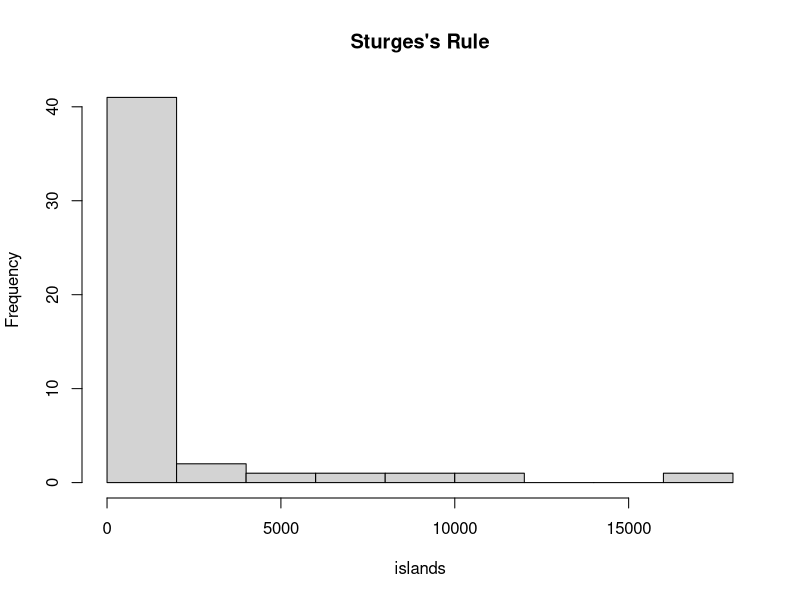
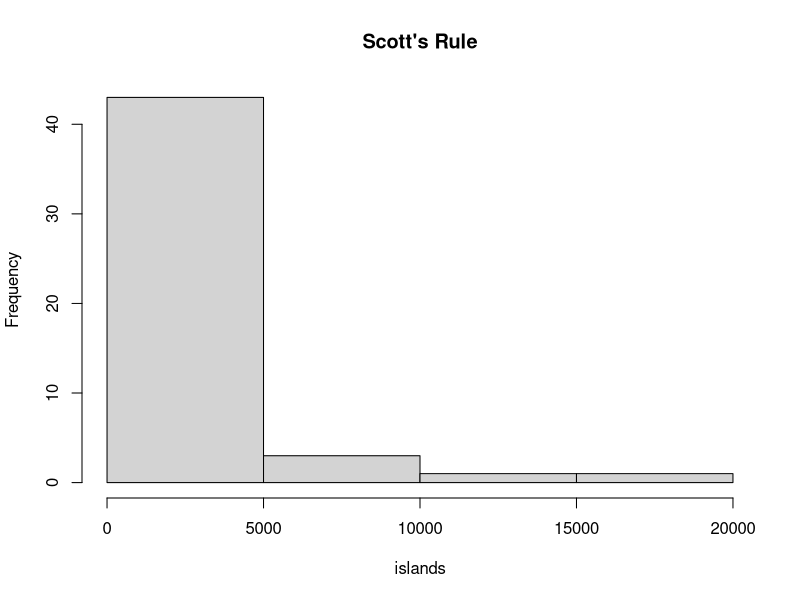
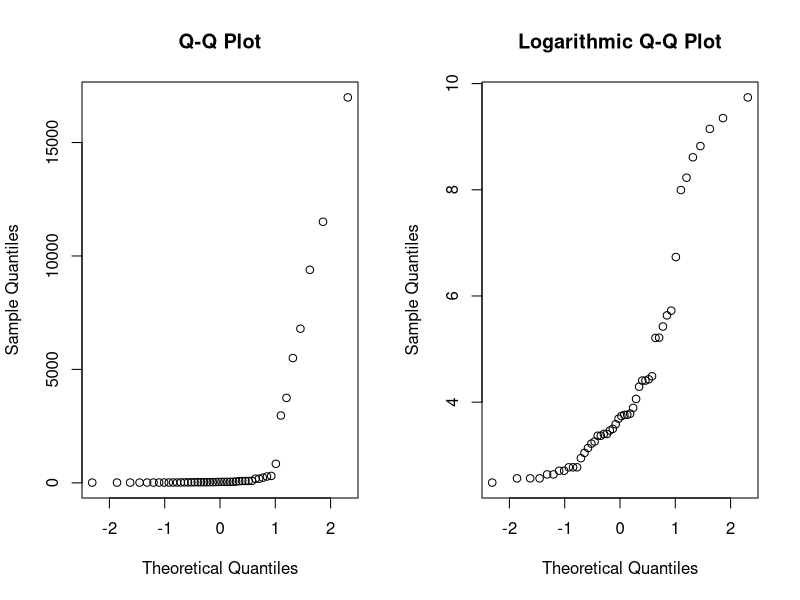
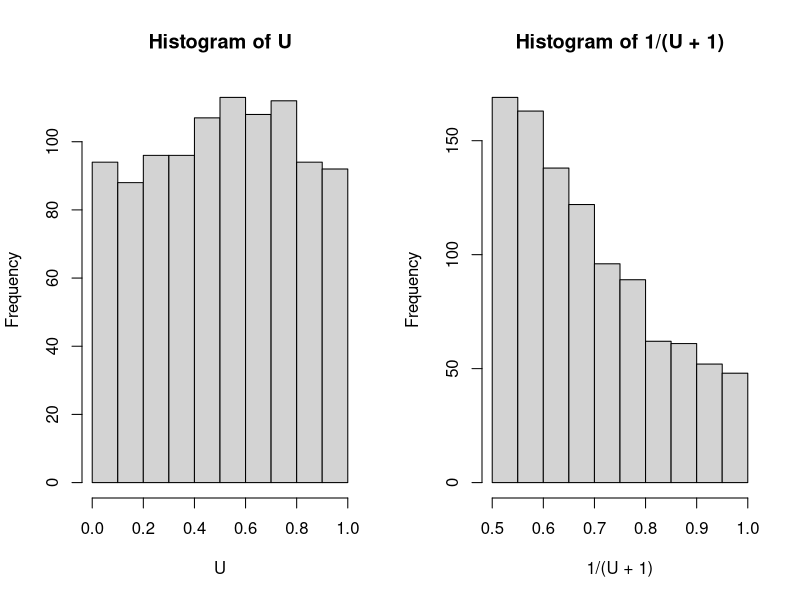
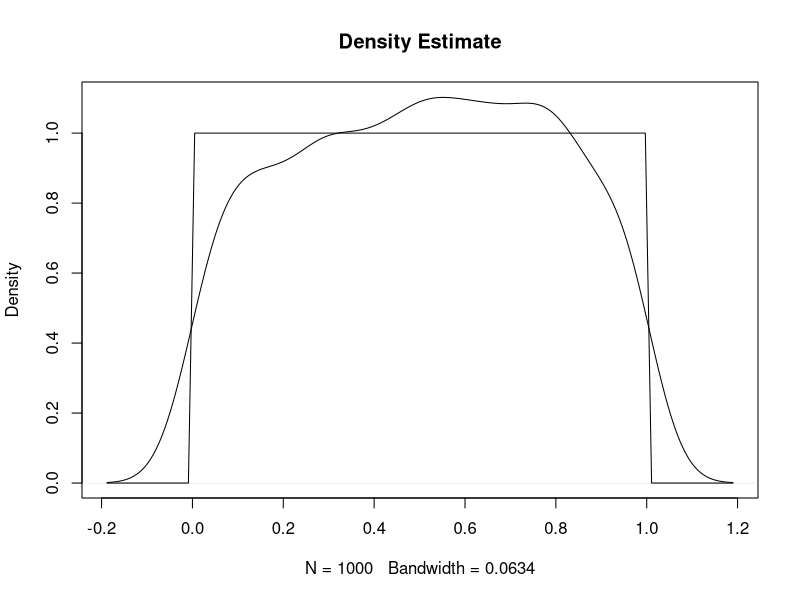
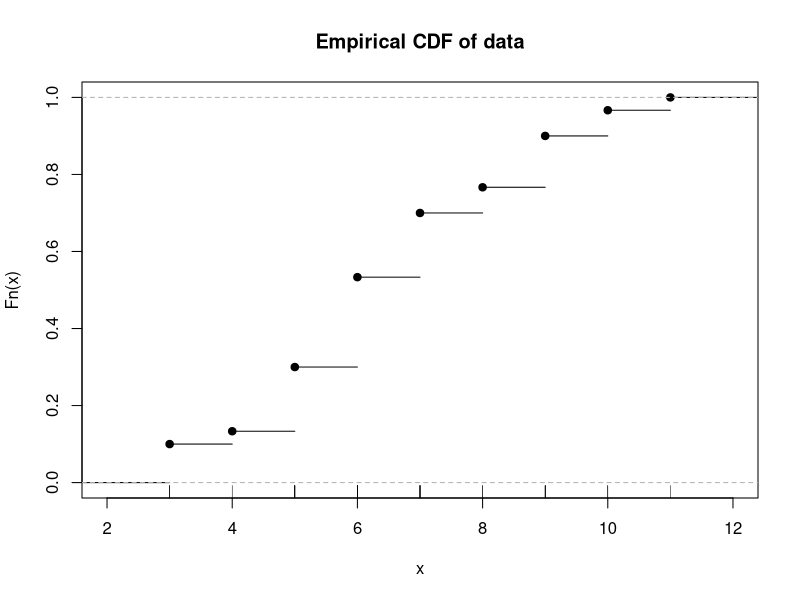

The R source for these figures, in order:
## ---- chunk 1
islands
hist(islands, breaks = "Sturges", main = "Sturges's Rule")
hist(islands, breaks = "Scott", main = "Scott's Rule")
# Even though Scott's rule has more bins overall, Sturges's rule creates two bars per bin 
# Especially in the 0–5000 bin which makes most of the dataset, Sturge's rule is clearer 
# With Scott's rule, the dataset looks even more skewed to the right, which is accurate
## ---- chunk 2
par(mfrow = c(1, 2)) # 1x2 layout makes it better for direct comparison
qqnorm(islands, main = "Q-Q Plot")
qqnorm(log(islands), main = "Logarithmic Q-Q Plot")
# neither truly follows a normal distribution upon inspection
# but logarithmic plot resembles more the bell-shaped normal distribution curve
## ---- chunk 3
set.seed(09062024) # for future reference
U <- runif(1000)

sample_mean <- mean(U)
sample_variance <- var(U)
sample_sd <- sd(U)
sample_mean
sample_variance
sample_sd

# For Uniform(0,1), the theoretical mean is 0.5 
# Theoretical variance is (1-0)^2 / (12) = 1 / 12 = 0.083333...
# Naturally, it follows that theoretical sd would be sqrt(12) = 0.2887
# Sample mean is greater, sample variance is smaller, and sample sd is smaller

proportion_less_than <- mean(U < 0.6)
proportion_less_than
# theoretical probability that a Uniform(0, 1) random variable < 0.6 is 0.6
# so the theoretical probability is greater 

expected_value <- mean(1 / (U + 1)) # EV is just another way of saying the mean
expected_value 

hist(U, main = "Histogram of U", xlab = "U")
hist(1 / (U + 1), main = "Histogram of 1/(U + 1)", xlab = "1/(U + 1)")
par(mfrow = c(1, 1)) # change back settings to original

plot(density(U), main = "Density Estimate")
curve(dunif(x, min = 0, max = 1), add = TRUE)
## ---- chunk 4
p_less <- pbinom(5, size = 20, prob = 0.3)
p_less
p_equals <- dbinom(5, size = 20, prob = 0.3)
p_equals
p_range <- pbinom(7, size = 20, prob = 0.3) - pbinom(4, size = 20, prob = 0.3)
p_range
quantile_90 <- qbinom(0.9, size = 20, prob = 0.3)
quantile_90
## ---- chunk 5
set.seed(123) 
data <- rbinom(30, size = 20, prob = 0.3)
data_quantile_90 <- quantile(data, 0.9)
data_quantile_90
quantile_90
# so sample quantile from data is slightly greater

prop_less_than_equal_5 <- mean(data <= 5)
prop_less_than_equal_5
p_less
# theoretical proportion is greater

plot(ecdf(data), main = "Empirical CDF of data")
rug(data)
